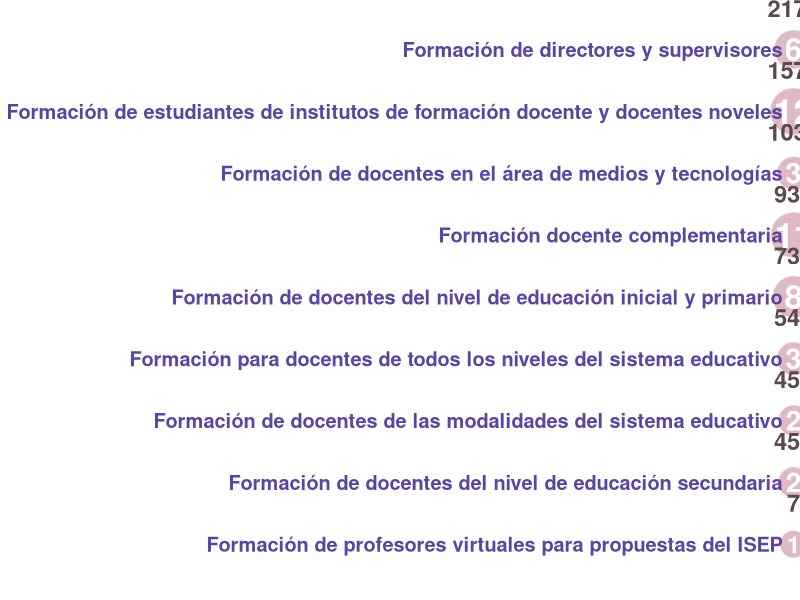
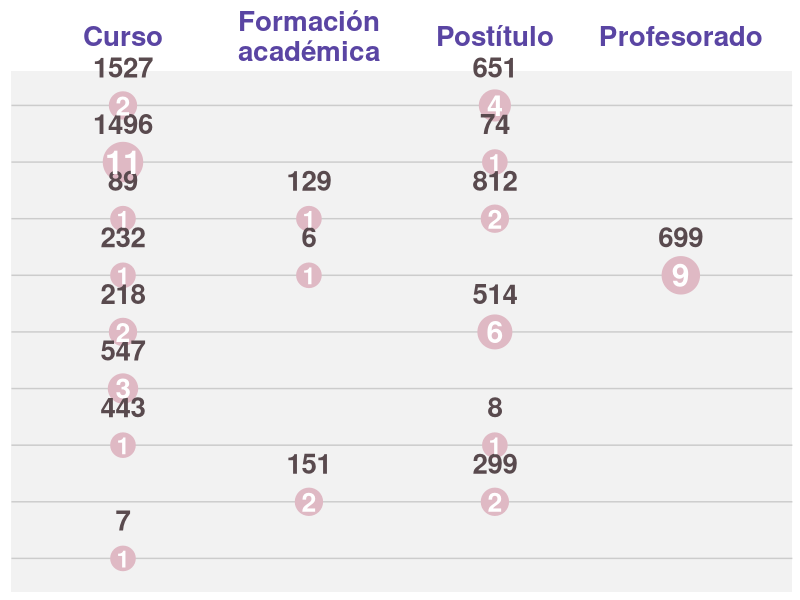
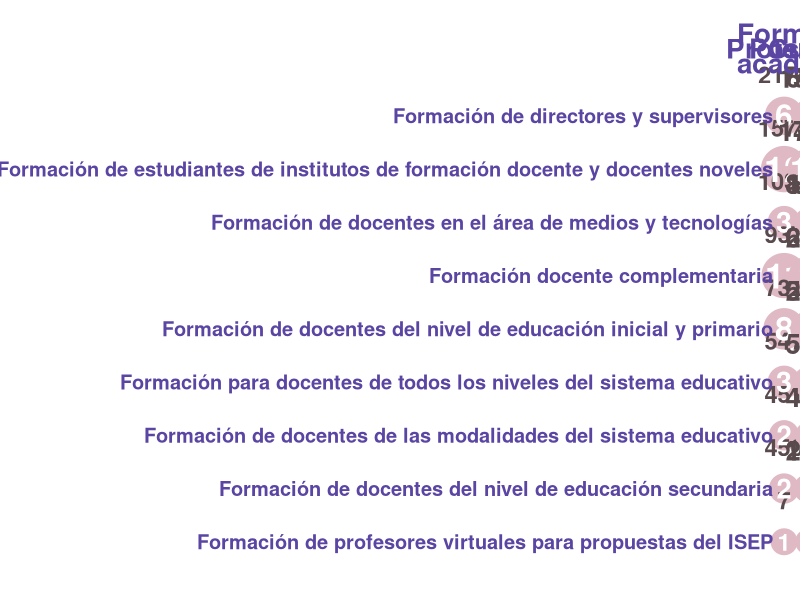
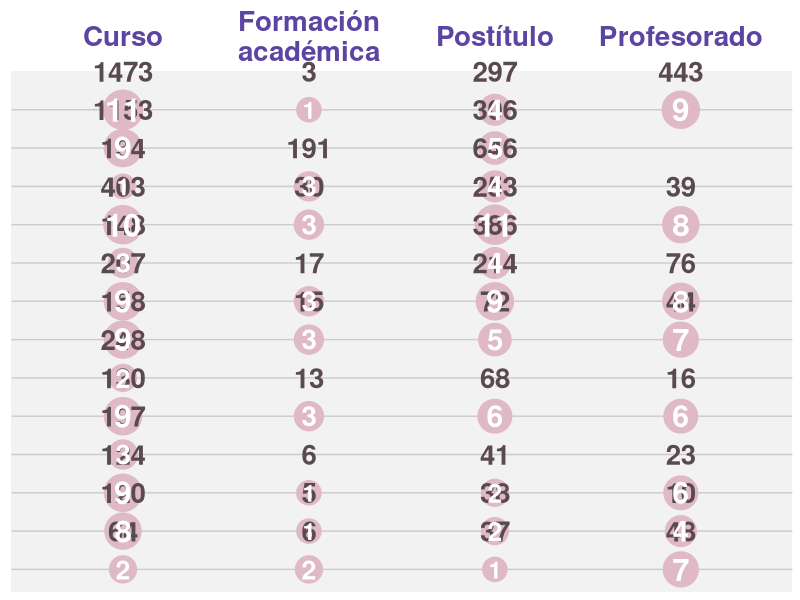
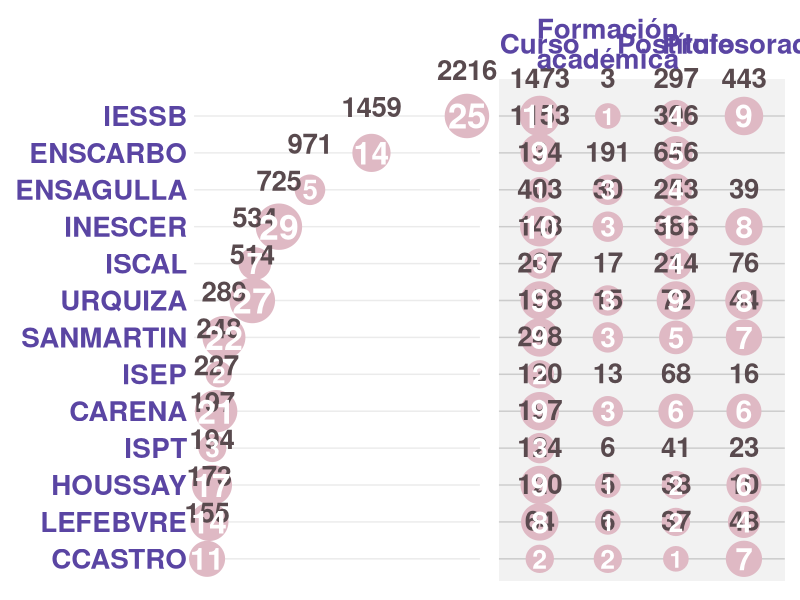
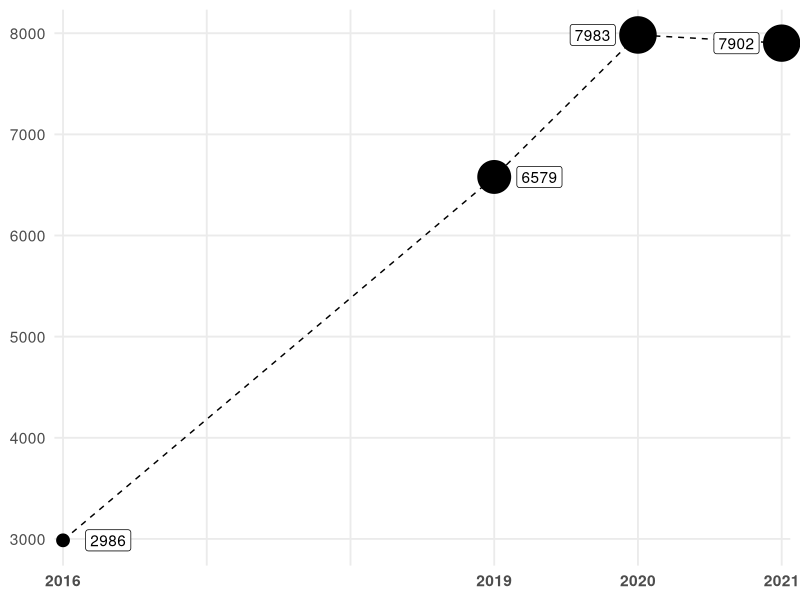
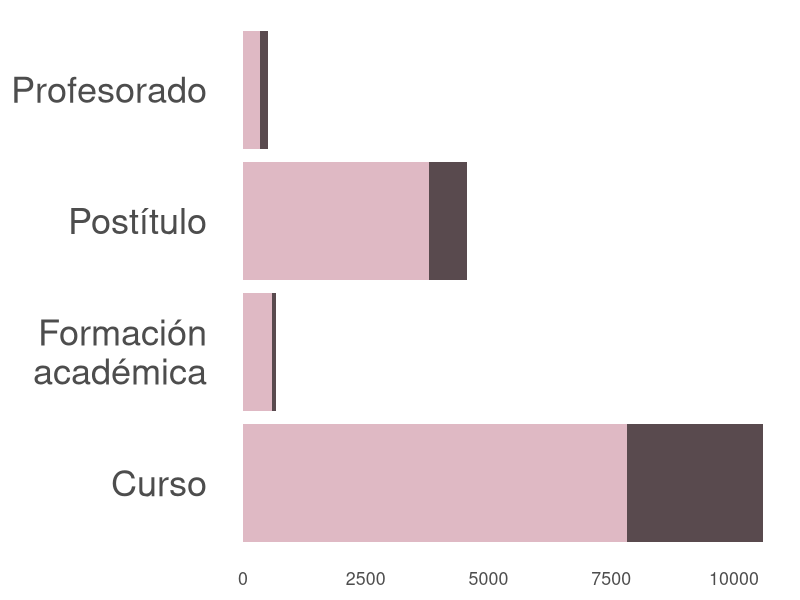
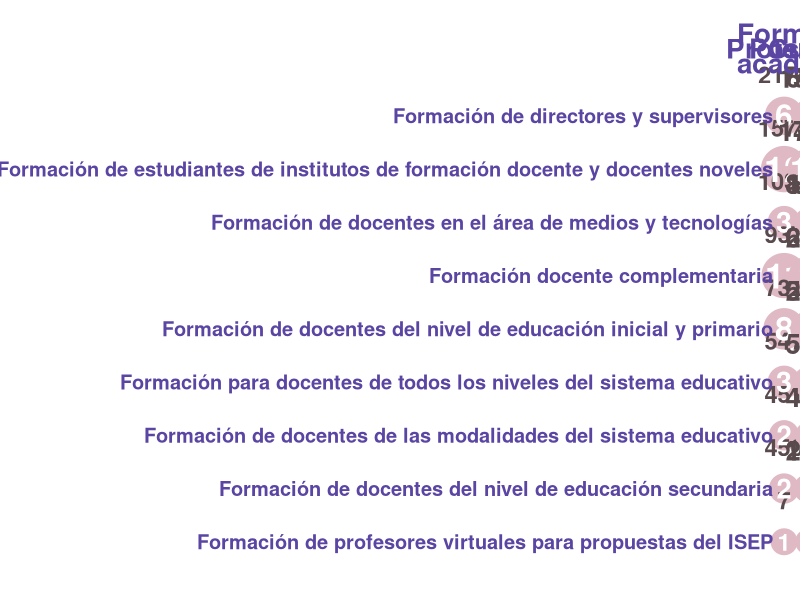

Source code (R) for these figures, in order:
library(tidyverse)
library(ggtext)
library(patchwork)


data_prop <- read_csv("data/data_propuestas_2.csv")

# Corregimos tipo de carrera
data_prop <- data_prop %>% 
  mutate(tipo = case_when(
    tipo=="Trayecto"~"Postítulo",
    tipo=="Profesorado"~"Profesorado",
    tipo=="Seminario"~"Curso",
    TRUE ~ "Formación\nacadémica"
  ))

# Por línea formativa
data_lf <- data_prop %>% 
  filter(cursantes_T3 > 0) %>% 
  filter(!carrera_siglas %in% c("CLINICAESCRITURA","MOD_INDIVIDUALES")) %>% 
  group_by(linea_formativa) %>% 
  summarise(cursantes = sum(cursantes_T3),
            propuestas = n_distinct(propuesta))

# Por propuesta 2
propuesta <- data_prop %>% 
  filter(cursantes_T3 > 0) %>% 
  filter(!carrera_siglas %in% c("CLINICAESCRITURA","MOD_INDIVIDUALES")) %>%
  group_by(propuesta) %>% 
  summarise(cursantes = sum(cursantes_T3))

data_lf_tipo <- data_prop %>% 
  filter(cursantes_T3 > 0) %>% 
  filter(!carrera_siglas %in% c("CLINICAESCRITURA","MOD_INDIVIDUALES")) %>% 
  group_by(linea_formativa, tipo) %>% 
  summarise(cursantes = sum(cursantes_T3),
            propuestas = n_distinct(propuesta)) %>% 
  mutate(cursantes_lf = sum(cursantes),
         propuestas_lf = sum(propuestas))


color_lf <- "#5A45A3"
color_tipo <- "#5A45A3"

color_1 <- "#594A4E"
color_2 <- "#DFB9C4"

plot_resumen_lf <- ggplot(data_lf, aes(x = fct_reorder(linea_formativa,cursantes), y = cursantes)) +
  geom_point(aes(size=propuestas), color=color_2) +
  geom_text(aes(label=cursantes), vjust= -1.8, color=color_1, fontface="bold", size=6) +
  geom_text(aes(label=propuestas, size=4*(propuestas*.03)), color="white", fontface="bold") +
  coord_flip(clip="off") +
  scale_size(range = c(6,15)) +
  labs(y=NULL, x = NULL,
       #title = "Cursantes ISEP 2021",
       #subtitle = "Cantidad de <span style='color:red;'>propuestas</span> y cantidad de 
       #<span style='color:blue;'>cursantes activos</span> del año por línea formativa y tipo de propuesta"
       ) +
  guides(size = "none") +
  theme_minimal(base_size = 18) +
  theme(
    axis.title.x = element_text(color=color_1),
    axis.text.x = element_blank(),
    plot.title = element_markdown(),
    plot.subtitle = element_markdown(),
    plot.title.position = "plot",
    axis.text.y = element_text(face="bold", color=color_lf),
    panel.grid.major.x = element_blank(),
    panel.grid.minor.x = element_blank()
  )

plot_resumen_lf

flechas <- data.frame(x1=c(1.8,1.8), 
                      x2=c(1,1.2), 
                      y1=c(2,2.9), 
                      y2=c(2.9,2.9))

texto <- data.frame(x1=c(1.8), 
                    x2=c(1.2), 
                    y1=c(3), 
                    y2=c(3.1))


# SIMILAR AL PLOT ANTERIOR PERO SE AGREGA LA DIM DE TIPO DE PROPUESTA
plot_resumen_lf_tipo <- ggplot(data_lf_tipo, aes(x = fct_reorder(linea_formativa,cursantes_lf), y = tipo)) +
  geom_point(aes(size=propuestas), color=color_2) +
  geom_text(aes(label=cursantes), vjust= -1.4, color=color_1, fontface="bold", size=7) +
  geom_text(aes(label=propuestas, size=4*(propuestas*.03)), color="white", fontface="bold") +
  coord_flip(clip="off") +
  scale_size(range = c(6,13)) +
  scale_y_discrete(position="right") +
  #expand_limits(x=c(1,14)) +
  guides(size = "none") +
  theme_minimal() +
  theme(
    axis.text = element_text(size=20),
    panel.background = element_rect(fill="#F2F2F2", color=NA),
    axis.text.y = element_blank(),
    axis.title = element_blank(),
    #axis.line.y = element_line(color="grey60"),
    axis.text.x = element_text(face="bold", color = color_tipo),
    axis.text.x.top = element_text(vjust=.5),
    panel.grid.major.x = element_blank(),
    panel.grid.minor.x = element_blank(),
    panel.grid.major.y = element_line(color="grey80")
  )

plot_resumen_lf_tipo


plot_final_lf_tipo <- plot_resumen_lf + plot_resumen_lf_tipo

plot_final_lf_tipo
ggsave("plot_final_lf_tipo.png", width = 23, height = 10, dpi=320)


# PLOT por IFDA
data_ifda <- data_prop %>% 
  filter(cursantes_T3 > 0) %>% 
  filter(!carrera_siglas %in% c("CLINICAESCRITURA","MOD_INDIVIDUALES")) %>% 
  group_by(ifda_sigla) %>% 
  summarise(cursantes = sum(cursantes_T3),
            propuestas = n_distinct(propuesta))


data_ifda_tipo <- data_prop %>% 
  filter(cursantes_T3 > 0) %>% 
  filter(!carrera_siglas %in% c("CLINICAESCRITURA","MOD_INDIVIDUALES")) %>% 
  group_by(ifda_sigla, tipo) %>% 
  summarise(cursantes = sum(cursantes_T3),
            propuestas = n_distinct(propuesta)) %>% 
  mutate(cursantes_ifda = sum(cursantes),
         propuestas_ifda = sum(propuestas))


# PLOT IFDA
color_lf <- "#5A45A3"
color_tipo <- "#5A45A3"

plot_resumen_ifda <- ggplot(data_ifda, aes(x = fct_reorder(ifda_sigla,cursantes), y = cursantes)) +
  geom_point(aes(size=propuestas), color=color_2) +
  geom_text(aes(label=cursantes), vjust= -1.8, color=color_1, fontface="bold", size=7) +
  geom_text(aes(label=propuestas, size=4*(propuestas*.03)), color="white", fontface="bold") +
  coord_flip(clip="off") +
  scale_size(range = c(6,15)) +
  expand_limits(x=c(1,14)) +
  labs(y = NULL, x = NULL,
       #title = "Cursantes ISEP 2021",
       #subtitle = "Cantidad de <span style='color:red;'>propuestas</span> y cantidad de 
       #<span style='color:blue;'>cursantes activos</span> del año por IFDA y tipo de propuesta"
       ) +
  guides(size = "none") +
  theme_minimal() +
  theme(
    axis.text = element_text(size=20),
    axis.title.x = element_text(color=color_1, size=15),
    axis.text.x = element_blank(),
    plot.title = element_markdown(),
    plot.subtitle = element_markdown(),
    plot.title.position = "plot",
    axis.text.y = element_text(face="bold", color=color_lf),
    panel.grid.major.x = element_blank(),
    panel.grid.minor.x = element_blank()
  )


# PLOT IFDA TIPO
plot_resumen_ifda_tipo <- ggplot(data_ifda_tipo, aes(x = fct_reorder(ifda_sigla,cursantes_ifda), y = tipo)) +
  geom_point(aes(size=propuestas), color=color_2) +
  geom_text(aes(label=cursantes), vjust= -1.4, color=color_1, fontface="bold", size=7) +
  geom_text(aes(label=propuestas, size=4*(propuestas*.03)), color="white", fontface="bold") +
coord_flip(clip="off") +
  scale_size(range = c(6,13)) +
  scale_y_discrete(position="right") +
  expand_limits(x=c(1,14)) +
  guides(size = "none") +
  theme_minimal() +
  theme(
    axis.text = element_text(size=20),
    panel.background = element_rect(fill="#F2F2F2", color=NA),
    axis.text.y = element_blank(),
    axis.title = element_blank(),
    #axis.line.y = element_line(color="grey60"),
    axis.text.x = element_text(face="bold", color = color_tipo),
    axis.text.x.top = element_text(vjust=.5),
    panel.grid.major.x = element_blank(),
    panel.grid.minor.x = element_blank(),
    panel.grid.major.y = element_line(color="grey80")
  )
plot_resumen_ifda_tipo
plot_final_ifda_tipo <- plot_resumen_ifda + plot_resumen_ifda_tipo
plot_final_ifda_tipo
ggsave("plot_final_ifda_tipo.png", plot_final_ifda_tipo, width = 20, height = 13, dpi=320)

# Pruebas VIZ crecimiento 
data_anios <- read_csv("data/data_anios.csv") %>% 
  mutate(tipo = case_when(
    tipo=="Trayecto"~"Postítulo",
    tipo=="Profesorado"~"Profesorado",
    tipo=="Seminario"~"Curso",
    TRUE ~ "Formación\nacadémica"
  )) %>% 
  mutate(anio=as.factor(anio),
         anio=factor(anio, levels=c("2016","2017","2018","2019","2020","2021"))) %>% 
  filter(anio %in% c(2016,2019,2020,2021)) %>% 
  filter(cursantes_T3 > 0) %>% 
  filter(!carrera_siglas %in% c("CLINICAESCRITURA","MOD_INDIVIDUALES","TEST_TRAYECTO"))

data_anios <- data_anios %>% 
  group_by(anio) %>% 
  summarise(cursantes = sum(cursantes_T3),
            propuestas_vigentes = n_distinct(propuesta))


plot_evol <- ggplot(data_anios, aes(x=anio, y=cursantes, group=1)) +
  #annotate("rect", xmin=1,xmax=4, ymin=-Inf, ymax=Inf, alpha=.2, fill="grey60") +
  #annotate("rect", xmin=4,xmax=6, ymin=-Inf, ymax=Inf, alpha=.2, fill="lightgreen") +
  geom_line(linetype="dashed") +
  geom_point(aes(size=cursantes)) +
  geom_label(aes(label=cursantes, hjust=ifelse(cursantes<7000, -.5, 1.5))) +
  scale_x_discrete(drop=FALSE, labels=c("2016","","","2019","2020","2021"), expand = c(0.01,0.01)) +
  coord_cartesian(clip="off") +
  scale_size(range = c(4,12)) +
  guides(size="none") +
  labs(x=NULL,y=NULL,
       #title="Crecimiento en la cantidad de cursantes desde el inicio hasta los últimos 3 años"
       ) +
  theme_minimal(base_size = 14) +
  theme(
    panel.grid.minor.y = element_blank(),
    axis.text.x = element_text(face="bold"),
    plot.title = element_text(margin = margin(0,0,20,0)),
    plot.title.position = "plot",
    
  )

plot_evol


ggsave("plot_evol.png", plot_evol, width = 13, height = 5, dpi=320)


# Egresados
#data_egresados <- read_csv("data/data_matricula_egresos.csv")
data_egresados <- read_csv("data/data_egresos_2.csv")

data_egresados <- data_egresados %>% 
  select(linea_formativa, propuesta, carrera_siglas, tipo, egresados, anio) %>% 
  mutate(tipo = case_when(
    tipo=="Trayecto"~"Postítulo",
    tipo=="Profesorado"~"Profesorado",
    tipo=="Seminario"~"Curso",
    TRUE ~ "Formación\nacadémica"
  ))


data_egresados_tipo <- data_egresados %>% 
  mutate(
    anio_actual = as.factor(anio==2021),
    anio_actual = factor(anio_actual, levels=c("TRUE", "FALSE"))
  ) %>% 
  group_by(tipo, anio_actual) %>% 
  summarise(egresados_tipo = sum(egresados))
  
  
plot_egresados_1 <- ggplot(data_egresados_tipo, aes(x=tipo, y=egresados_tipo, fill=anio_actual)) +
  geom_col() +
  coord_flip() +
  scale_fill_manual(values=c("#594A4E","#DFB9C4")) +
  theme_minimal(base_size = 16) +
  labs(
    x=NULL,
    y=NULL
  ) +
  guides(
    fill="none"
  ) +
  theme(
    panel.grid = element_blank(),
    axis.text.y = element_text(size=26)
  )

plot_egresados_1

ggsave("plot_egresados.png", width = 10, height = 10, dpi=320)







data_cursantes <- data_prop %>% 
  filter(cursantes_T3 > 0) %>% 
  filter(carrera_siglas %in% c(
    "GESTIONINI_ACT",
    "GESTIONPRI_ACT",
    "GESTIONSEC_ACT",
    "GESTIONSUP_ACT",
    "CONTINUIDADPEDAGOGICA",
    "SEMINARIOSECUNDARIOJYA",
    "INICIAL_ACT",
    "ATENEONATURALES1",
    "SEMINARIOINTROPC",
    "SEMINARIODATIEXP",
    "SEMINARIOREDDIGIYSOC",
    "SEMINARIOESI",
    "ATENEOLENGUA1",
    "TALLERLAB"
    ) | cohorte_anio==2021) %>%
  group_by(propuesta) %>% 
  summarise(T3 = sum(cursantes_T3))
